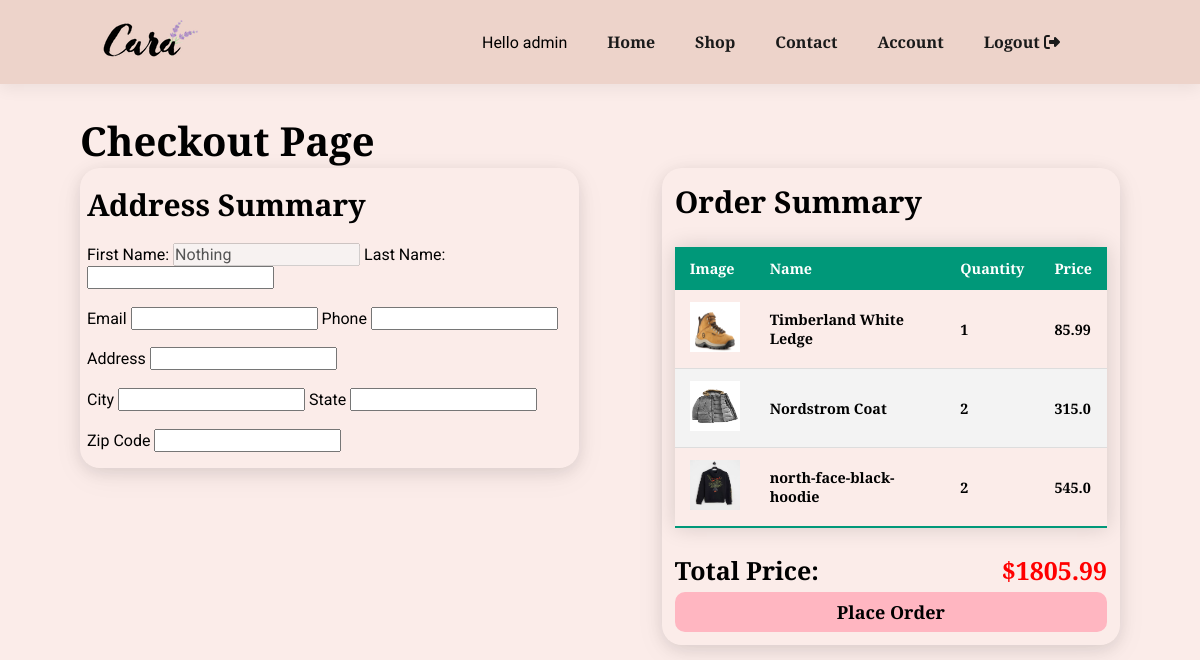
Page /checkout (signed in) on the committed database.
### store/models.py (models this page shows, shortened)
class Cart(models.Model):
    user = models.ForeignKey(User, on_delete=models.CASCADE)
    product = models.ForeignKey(Product, on_delete=models.CASCADE)
    product_quantity = models.IntegerField(null=False, blank=False)
    created_at = models.DateField( auto_now_add=True)

class Product(models.Model):
    category = models.ForeignKey(Category,  on_delete=models.CASCADE)
    slug = models.CharField(max_length=150, null=False, blank=False)
    name = models.CharField(max_length=50, null=False, blank=False)
    author = models.ForeignKey(User, on_delete=models.CASCADE, null=False, blank=False)
    product_image = models.ImageField(upload_to=get_file_path_pro, null=True, blank=True)
    small_description = models.TextField(max_length=250, null=False, blank=False)
    quantity = models.IntegerField(null=False, blank=False)
    original_price = models.FloatField(null=False, blank=False)
    bidding_price = models.FloatField(null=False, blank=False)
    description = models.TextField(max_length=500, null=False, blank=False)
    status = models.BooleanField(default= False, help_text="0=Default, 1=Hidden")
    trending = models.BooleanField(default= False, help_text="0=Default, 1=Hidden")
    tag = models.CharField(max_length=150, null=False, blank=False)
    meta_title = models.CharField(max_length=150, null=False, blank=False)
    meta_keywords= models.CharField(max_length=150, null=False, blank=False)
    meta_description= models.CharField(max_length=500, null=False, blank=False)
    created_at = models.DateTimeField(auto_now_add=True)

### store/controller/checkout.py (the view)
# urls.py: path('checkout', checkout.checkoutitem, name="checkout"),
@login_required
def checkoutitem(request):
    rawcart = Cart.objects.filter(user = request.user)
    for item in rawcart:
        if item.product_quantity >  item.product.quantity:
            Cart.objects.delete(id = item.id)
        else:
            pass
    cartitems = Cart.objects.filter(user=request.user)
    total_price = 0
    for item in cartitems:
        total_price = total_price + item.product_quantity * item.product.original_price
    context = {
        'cartitems' : cartitems,
        'total_price': total_price,
    }
    return render(request, "store/checkout.html", context)

### store/templates/store/checkout.html (shortened to what this page needs)
{% extends "store/base.html" %}
{% load static %}
{% block content %}
    <div class="section-p1">
        <h2>Checkout Page </h2>
        <div class="wrap_ckout">
            <div class="left-ckout">
                <div>
                    <h3>Address Summary</h3>
                </div>
                <div>
                    <label for="ck_first_name">First Name: </label>
                    <input id="ck_first_name" class="ck-cell" type="text" value="Nothing" disabled> </input>
                    <label for="ck_last_name">Last Name: </label>
                    <input id="ck_last_name" type="text" class="ck-cell" disable></input>
                </div>
                <div>
                    <label for="ck_email">Email</label>
                    <input id="ck_email" type="text" class="ck-cell" disable></input>
                    <label for="ck_phone">Phone</label>
                    <input id="ck_last_name" type="text" class="ck-cell" disable></input>
                </div>
                <div>
                    <label for="ck_address">Address</label>
                    <input id="ck_address" type="text" class="ck-cell" disable></input>
                </div>
                <div>
                    <label for="ck_city">City</label>
                    <input id="ck_city" type="text" class="ck-cell" disable></input>
                    <label for="ck_state">State</label>
                    <input id="ck_state" type="text" class="ck-cell" disable></input>
                </div>
                <div>
                    <label for="ck_zip">Zip Code</label>
                    <input id="ck_zip" type="text" class="ck-cell" disable></input>
                </div>
            </div>
            <div class="right-ckout">
                <div><h3>Order Summary</h3></div>
                <div>
                    {% if cartitems %}
                    <table class="styled-table">
                        <thead>
                            <tr>
                                <th>Image </th>
                                <th>Name</th>
                                <th>Quantity</th>
                                <th>Price</th>
                            </tr>
                        </thead>
                        <tbody>
                            {% for item in cartitems %}
                                <tr>
                                    <th>
                                        <img src = "{{ item.product.product_image.url }}" height="50px" width = "50px">
                                    </th>
                                    <th>{{ item.product.name }}</th>
                                    <th>{{ item.product_quantity }}</th>
                                    <th>{{ item.product.original_price }}</th>
                                </tr>
                            {% endfor %}
                        </tbody>
                    </table>
                    <div class="ck_total_price">
                        <h4>Total Price: </h4>
                        <h4 style="float: left; color: red;"> ${{ total_price }} </h4>
                    </div>
                    <div class="ck_place_order_wrap">
                        <button class="ck_place_order"><strong>Place Order<strong></button>
                    </div>
                    {% else %}
                        <h4>Your Cart is empty:</h4>
                    {% endif %}
{% endblock content%}

### store/templates/store/base.html (shortened to what this page needs)
{% load static %}
<!DOCTYPE html>
<html>
    <head>
        <link rel="stylesheet" href="https://cdnjs.cloudflare.com/ajax/libs/font-awesome/6.1.1/css/all.css"/>
        <link href='https://css.gg/shopping-bag.css' rel='stylesheet'>
        <link rel="stylesheet" href="https://cdnjs.cloudflare.com/ajax/libs/font-awesome/4.7.0/css/font-awesome.min.css">
        <link rel="stylesheet" href="{% static 'store/store_styles.css' %}">
        <link rel="stylesheet" href="{% static 'store/category_styles.css' %}">
        <link rel="stylesheet" href="{% static 'store/products_details_styles.css' %}">
        <link rel="stylesheet" href="{% static 'store/cart_styles.css' %}">
        <link rel="stylesheet" href="{% static 'store/account_styles.css' %}">
        <link rel="stylesheet" href="{% static 'store/checkOut_styles.css' %}">
        <link rel="stylesheet" href="//cdn.jsdelivr.net/npm/alertifyjs@1.13.1/build/css/alertify.min.css"/>
        <link rel="stylesheet" href="//cdn.jsdelivr.net/npm/alertifyjs@1.13.1/build/css/themes/default.min.css"/>
    </head>
    <body>
        <section id="header">
            <a href="{% url 'store-home' %}"><img src="{% static 'store/media/logo.png' %}" class="logo"></a>
            <div>
                <ul id="navbar">
                    <li> Hello {{ user.username }} </li>
                    <li><a href="{% url 'store-home' %}"  class="{% if request.resolver_match.url_name == 'store-home' %}active{% endif %}">Home</a></li>
                    <li><a href="{% url 'store-categories' %}" class="{% if request.resolver_match.url_name == 'store-categories' %}active{% endif %}">Shop</a></li>
                    <li><a href="#">Contact</a></li>
                    {% if user.is_authenticated %}
                    <li><a href=" {% url 'account' %}" class="{% if request.resolver_match.url_name == 'profile' %}active{% endif %}">Account</a></li>
                    <li><a href="{% url 'logout' %}">Logout <i class="fas fa-sign-out-alt"></i></a></li>
                    {% endif %}
                </ul>
            </div>
        </section>
        {% block content %}
        {% endblock content %}
    </body>
</html>

### store/static/store/store_styles.css (style rules this page uses)
* { margin: 0; padding: 0; box-sizing: border-box; font-family: 'Josefin Slab', 'Roboto', sans-serif; }
:root { --main-bg-color: #ebcfc4d2; --body-bg-color: #f5d1c866; }
body { width: 100%; background-color: var(--body-bg-color); }
h2 { font-size: 40px; line-height: 54px; color: black; }
h3 { font-size: 30px; }
h4 { font-size: 25px; line-height: 34px; color: black; }
.section-p1 { padding: 30px 80px; }
#header { display: flex; align-items: center; justify-content: space-between; padding: 20px 80px; background-color: var(--main-bg-color); box-shadow: 0px 5px 15px rgba(0,0,0,0.06); z-index: 300; position: sticky; top: 0; left: 0; }
#navbar { display: flex; justify-content: center; align-items: center; }
#navbar li { list-style: none; padding: 0px 20px; position: relative; }
#navbar li a { text-decoration: none; font-size: 16px; font-weight: 600; color: #1a1a1a; transition: 0.3s ease; }

### store/static/store/cart_styles.css (style rules this page uses)
.logo { padding: 0 20px; }

### store/static/store/checkOut_styles.css (style rules this page uses)
.wrap_ckout { display: flex; width: 100%; }
.left-ckout { width: 49%; box-shadow: rgba(17, 17, 26, 0.1) 0px 4px 16px, rgba(17, 17, 26, 0.05) 0px 8px 32px; margin-right: 3px; padding: 7px; min-height: 220px; max-height: 300px; display: flex; flex-direction: column; justify-content: space-around; border-radius: 20px; }
.right-ckout { margin-left: 80px; width: 45%; box-shadow: rgba(17, 17, 26, 0.1) 0px 4px 16px, rgba(17, 17, 26, 0.05) 0px 8px 32px; padding: 13px; border-radius: 20px; }
.ck-cell { font-size: 16px; }
.styled-table { border-collapse: collapse; margin: 25px 0; font-size: 0.9em; font-family: sans-serif; width: 100%; box-shadow: 0 0 20px rgba(0, 0, 0, 0.15); }
.styled-table thead tr { background-color: #009879; color: #ffffff; text-align: left; }
.styled-table th, .styled-table td { padding: 12px 15px; text-align: left; }
.styled-table tbody tr { border-bottom: 1px solid #dddddd; }
.styled-table tbody tr:nth-of-type(even) { background-color: #f3f3f3; }
.styled-table tbody tr:last-of-type { border-bottom: 2px solid #009879; }
.ck_total_price { display: flex; justify-content: space-between; }
.ck_place_order { width: 100%; height: 40px; font-size: large; border: none; border-radius: 10px; background-color: lightpink; margin-top: 5px; }

### rows in the picture
Cart: product.product_image (picture), product.name "Timberland White Ledge", product_quantity "1", product.original_price "85.99"
Cart: product.product_image (picture), product.name "Nordstrom Coat", product_quantity "2", product.original_price "315.0"
Cart: product.product_image (picture), product.name "north-face-black-hoodie", product_quantity "2", product.original_price "545.0"

### other values in the picture
{{ user.username }} "admin"
{{ total_price }} "1805.99"
